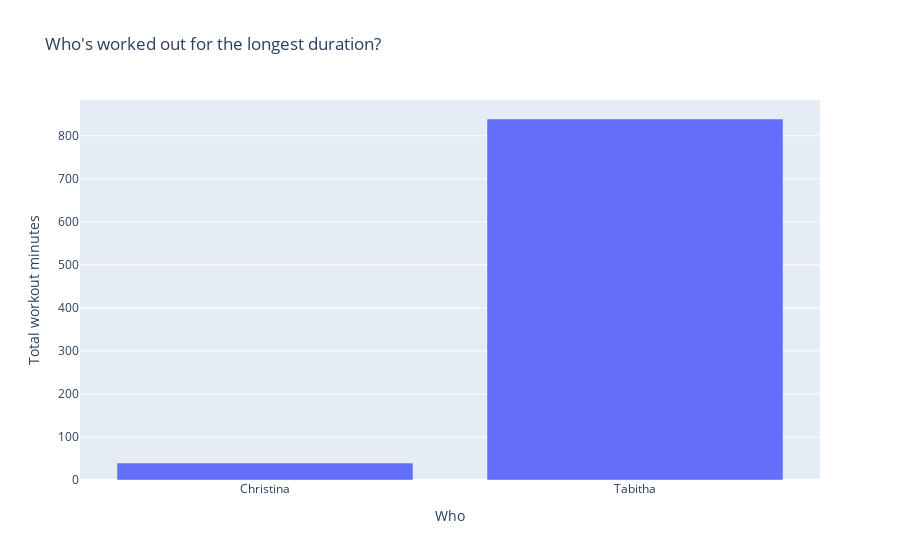

Here is the notebook cell this chart was saved with:
### Code cell
# Plot 2 - total lengths of workouts by each member, of the last 20
import datetime

who_time = df_club.groupby(["who"]).sum()["moving_time"]

who_vals = []
for i in who_time.items():
    who_vals.append(i[0])

who_time_clean = []
for i in who_time.items():
#     time = str(datetime.timedelta(seconds=i[1]))
    time =  i[1]/60
    who_time_clean.append(time)
who_time_clean

graph_two = []
graph_two.append(
    go.Bar(
        x=who_vals,
        y=who_time_clean
    )
)

layout_two = dict(title="Who's worked out for the longest duration?",
                  xaxis=dict(title='Who'),
                  yaxis=dict(title='Total workout minutes'),
                      )
go.Figure(data = graph_two, 
          layout = layout_two)

### Figure 1 — Plotly figure (JSON) as saved in the notebook; plotly's stock layout.template omitted (floating-point values rounded to 4 significant figures)
{"data": [{"type": "bar", "x": ["Christina", "Tabitha"], "y": [39.43, 839.0]}], "layout": {"title": {"text": "Who's worked out for the longest duration?"}, "xaxis": {"title": {"text": "Who"}}, "yaxis": {"title": {"text": "Total workout minutes"}}}}
